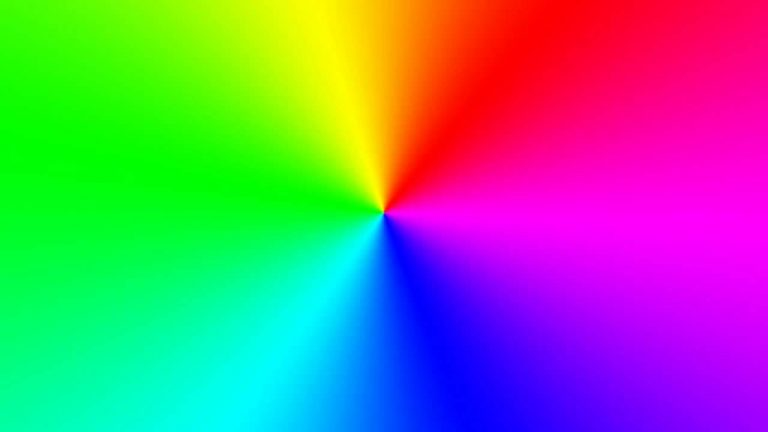
#> input picture PycharmProjects/0225_new/rgb.jpg, 768 x 432 px
$ python 'cv三原色.py'
#> lines starting #> are read from the running program, lines starting #| are printed output that depends on the picture
import cv2
import numpy as np
img = cv2.imread('rgb.jpg')
#> img is the input picture: shape (432, 768, 3); mean B, G, R 130.3, 127.6, 120.4
B, G, R = cv2.split(img)
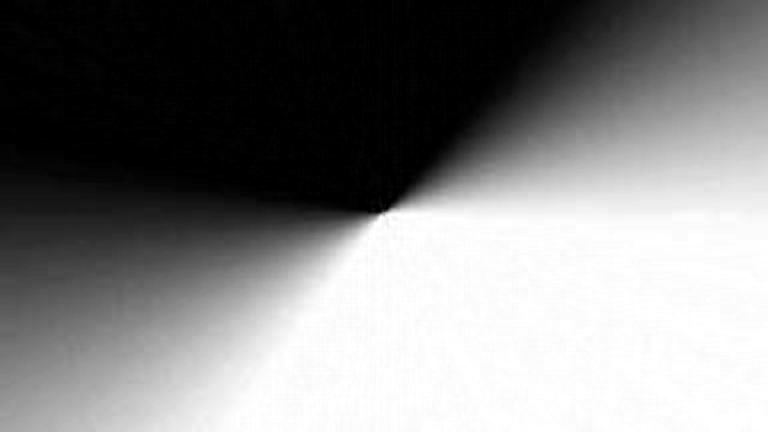
#> B: shape (432, 768); min 0, max 255, mean 130.3
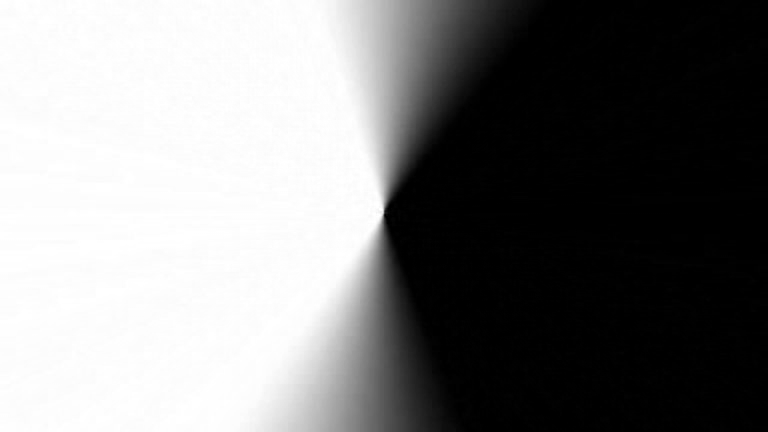
#> G: shape (432, 768); min 0, max 255, mean 127.6
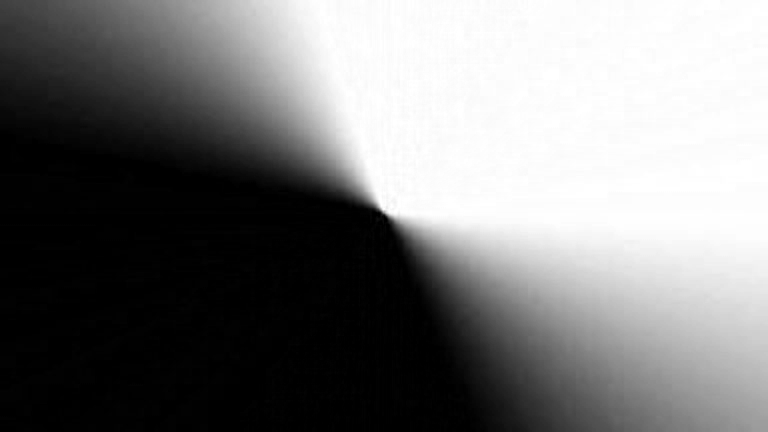
#> R: shape (432, 768); min 0, max 255, mean 120.4
zeros = np.zeros(img.shape[:2], dtype='uint8')
cv2.imshow('R', cv2.merge([zeros, zeros, R]))
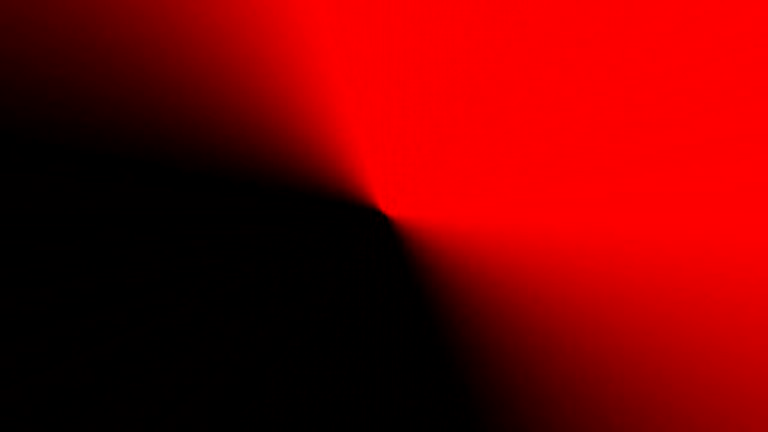
#> window 'R': shape (432, 768, 3); mean B, G, R 0, 0, 120.4
cv2.imshow('G', cv2.merge([zeros, G, zeros]))
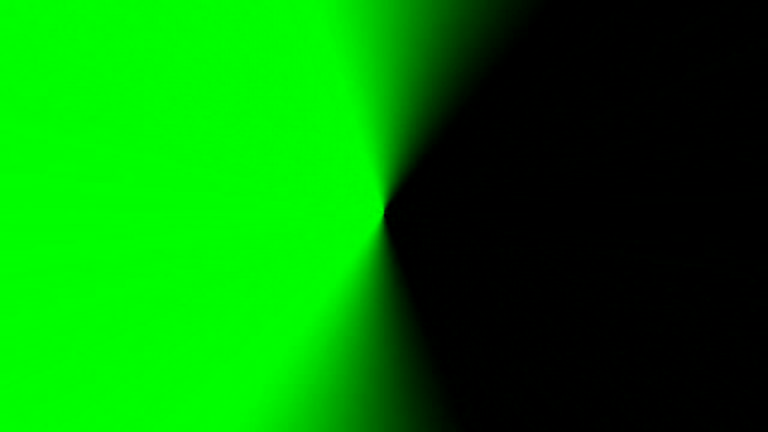
#> window 'G': shape (432, 768, 3); mean B, G, R 0, 127.6, 0
cv2.imshow('B', cv2.merge([B, zeros, zeros]))
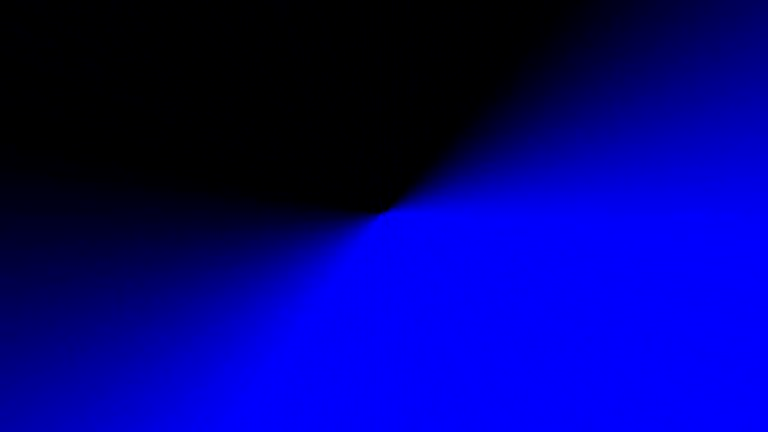
#> window 'B': shape (432, 768, 3); mean B, G, R 130.3, 0, 0
cv2.waitKey(0)
cv2.destroyAllWindows()
